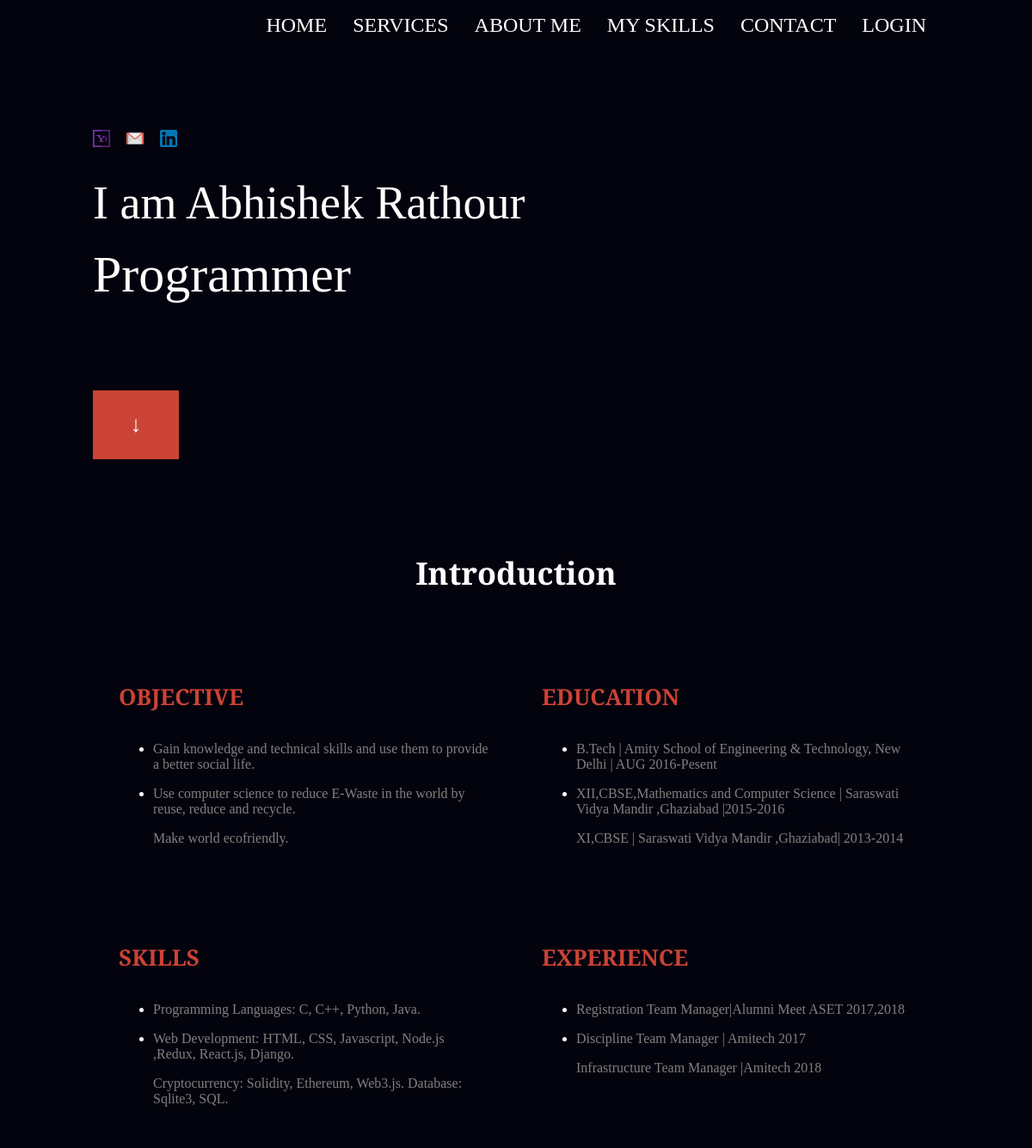
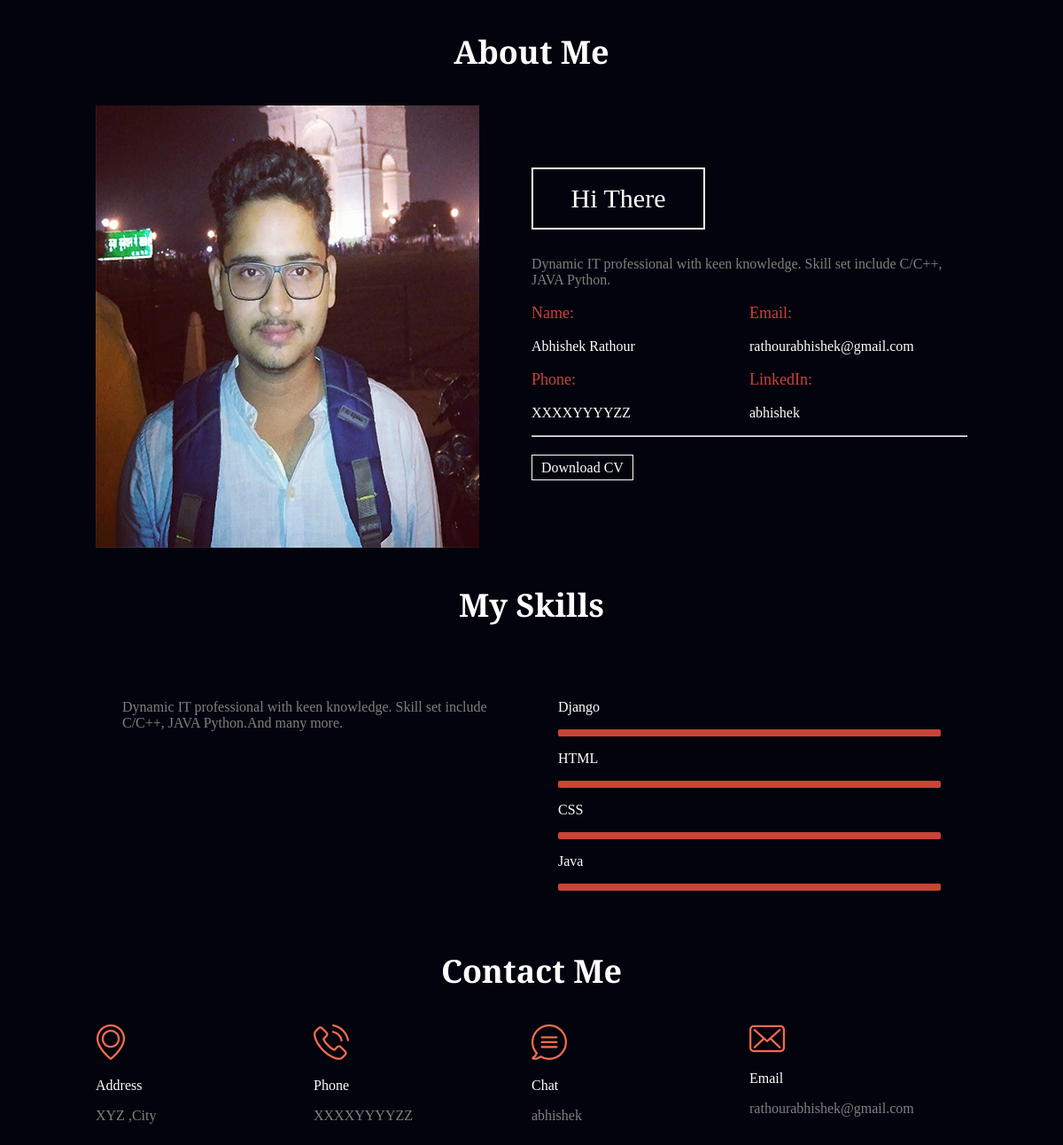
The page / on the database its author committed (2 pictures, top to bottom).
### main/models.py (models this page shows, shortened)
class Content(models.Model):
    fname = models.CharField(max_length=100)
    phone = models.CharField(max_length=50)
    address = models.CharField(max_length=100)
    email = models.EmailField(max_length=50)
    dob = models.CharField(max_length=50)
    linkedin = models.CharField(max_length=50, null=True, blank=True)
    about = models.TextField(max_length=500, null=True, blank=True)
    about2 = models.TextField(max_length=1000, null=True, blank=True)

class Data(models.Model):
    topic = models.CharField(max_length=100)
    point1 = models.TextField(max_length=500)
    point2 = models.TextField(max_length=500, null=True, blank=True)
    point3 = models.TextField(max_length=500, null=True, blank=True)

class Skills(models.Model):
    area = models.CharField(max_length=100)
    percentage = models.CharField(max_length=10)

### main/views.py (the view)
# urls.py: [path('', views.detail, name='main'),
def detail(request):
    detail = Content.objects.all()
    data = Data.objects.all()
    skills = Skills.objects.all()
    return render(request,'portfolio/main.html',{'detail':detail,  'data':data, 'skills':skills})

### main/templates/portfolio/main.html (shortened to what this page needs)
{% load staticfiles %}
<!doctype html>
<html>
<head>
</head>
<body>
<div class="nav ">
        <a href="{% url 'login_user' %}" >LOGIN</a>
        <a href="#contact" >CONTACT</a>
        <a href="#my-skills" >MY SKILLS</a>
        <a href="#aboutme" >ABOUT ME</a>
        <a href="#services">SERVICES</a>
        <a href="#" >HOME</a>
    </div>
<div class="introduction">
    <span>
        <a href="https://login.yahoo.com"><img class="icon" src="/static/main/img/yahoo.png"></a>
        <a href="https://mail.google.com"><img class="icon" src="/static/main/img/gmail.png"></a>
        <a href="https://www.linkedin.com"><img class="icon" src="/static/main/img/linkedin.png"></a>
    </span>
    {% for a in detail %}
    <div class="textmid">I am {{ a.fname }} </div><br>
    <div class="intro">
        <span class="mySlides fade">Programmer</span>
    </div>
    <a style="text-decoration: none" href="#services">
        <div class="explore">&#8595</div></a>
    {% endfor %}
<br>
    <br>
</div>
<br>
    <br>
<div class="about-me clearfix" id="services">
    <p style="text-align: center;font-size: 36px;font-weight: bolder">Introduction</p>
    {% for a in data %}
    <div class="float-about container">
        <h4 class="topic">{{ a.topic }} </h4>
        <ul>
        <li><p class="topic-content">{{ a.point1 }}</p>
        <li><p class="topic-content">{{ a.point2 }}</p>
        <p class="topic-content">{{ a.point3 }}</p>
        </ul>
    </div>
    {% endfor %}
</div>
<div class="about-me clearfix" id="aboutme">
    <p style="text-align: center;font-size: 36px;font-weight: bolder">About Me</p>
    <div class="float-about">
        <img class="img" src="/static/main/img/me.png">
    </div>
    {% for a in detail %}
    <div class="float-about ">
        <p class="hi-there">Hi There</p>
        <div class="about-content">{{ a.about }}    </div>
        <div class="clearfix">
        <div class="float-about-content about-content">
            <p class="personal">Name:</p>
            <p class="personal-white">{{ a.fname }}</p>
            <p class="personal">Phone:</p>
            <p class="personal-white">{{ a.phone }}</p>
        </div>
        <div class="float-about-content about-content">
            <p class="personal">Email:</p>
            <p class="personal-white">{{ a.email }}</p>
            <p class="personal">LinkedIn:</p>
            <p class="personal-white">{{ a.linkedin }}</p>
        </div><hr>
        </div><br>
        <a href="{% url 'pdf' %}" class="button" download>Download CV</a>
    </div>
    {% endfor %}
</div>
<div class="about-me clearfix" id="my-skills">
    <p style="text-align: center;font-size: 36px;font-weight: bolder">My Skills</p>
    <div class="float-about">
        <p class="about-content container">{% for a in detail %}
            {{ a.about2 }}
       {% endfor %}    </p> </div>
    <div class="float-about container">
        {% for a in skills %}
        <p>{{ a.area }}</p>
			<div class="progressbarupper p{{ a.percentage }"></div>
        {% endfor %}
    </div>
</div>
<div class="about-me clearfix" id="contact">
    <p style="text-align: center;font-size: 36px;font-weight: bolder">Contact Me</p>
    {% for a in detail %}
    <div class="float-about-4">
        <img src="/static/main/img/icon-pin.png">
        <p class="contact-topic">Address</p>
        <p class="contact-data">{{ a.address }}</p>
    </div>
    <div class="float-about-4">
        <img src="/static/main/img/icon-phone-02.png">
        <p class="contact-topic">Phone</p>
        <p class="contact-data">{{ a.phone }}</p>
    </div>
    <div class="float-about-4">
        <img src="/static/main/img/icon-talk-bubble.png">
        <p class="contact-topic">Chat</p>
        <p class="contact-data">{{ a.linkedin}}</p>
    </div>
    <div class="float-about-4">
        <img src="/static/main/img/icon-envelope.png">
        <p class="contact-topic">Email</p>
        <p class="contact-data">{{ a.email }}</p>
    </div>
    {% endfor %}
</div>
</body>
</html>

### main/templates/portfolio/main.html (style rules this page uses)
body { font-family: 'EB Garamond', serif; background-color:#03030E; color: white; padding:0 100px 0 100px; box-sizing: border-box; }
h1,h2,h3,h4,h5,h6,p { font-family: 'EB Garamond', serif; color:white; }
.nav { opacity:1; overflow: hidden; position:relative; width:100%; z-index:1; top:0; }
.nav a { text-decoration: none; float: right; color: white; padding: 8px 15px; text-align: center; font-size: 24px; }
.introduction { padding-top: 100px ; }
.fade { -webkit-animation-name: fade; -webkit-animation-duration: 1.5s; animation-name: fade; animation-duration: 1.5s; }
.explore { margin-top: 100px; background-color:#CB4335; color: white; padding: 25px; width: 100px; box-sizing: border-box; font-size: 26px; text-align: center; }
.icon { width: 20px; height: 20px; padding-right: 15px; padding-bottom: 30px; }
.intro { font-size: 60px; }
.float-about { float: left; width: 50%; }
.float-about-content { float: left; width: 50%; }
.float-about-4 { float: left; width: 25%; }
.contact-topic { color: white; }
.contact-data { color:gray; }
.clearfix::after { content: ""; clear: both; display: table; }
.hi-there { border: solid white 2px; padding: 16px; margin-top:70px; width:160px; text-align: center; font-size: 30px; }
.container { box-sizing: border-box; padding: 30px; }
.topic { text-align: left; font-size: 26px; color: #CB4335; }
.topic-content { color: gray; }
.about-content { color: gray; }
.personal { color: #CB4335; font-size: 18px; }
.button { color: white; border: solid white 1px; padding: 5px 10px 5px 10px; text-align: center; font-size: 16px; text-decoration: none; }
.img { width: 433px; height: 499px; }
.progressbarupper { height:8px; background-color: #CB4335; border-radius:2px; }
.textmid { position:relative; z-index: 2; color: white; font-size: 54px; }

### rows shown on the page
Content: fname "Abhishek Rathour", about "Dynamic IT professional with keen knowledge. Skill set include C/C++, JAVA Python.", phone "XXXXYYYYZZ", email "rathourabhishek@gmail.com", linkedin "abhishek", about2 "Dynamic IT professional with keen knowledge. Skill set include C/C++, JAVA Python.And many more.", address "XYZ ,City"
Data: topic "OBJECTIVE", point1 "Gain knowledge and technical skills and use them to provide a better social life.", point2 "Use computer science to reduce E-Waste in the world by reuse, reduce and recycle.", point3 "Make world ecofriendly."
Data: topic "EDUCATION", point1 "B.Tech | Amity School of Engineering & Technology, New Delhi | AUG 2016-Pesent", point2 "XII,CBSE,Mathematics and Computer Science | Saraswati Vidya Mandir ,Ghaziabad |2015-2016", point3 "XI,CBSE | Saraswati Vidya Mandir ,Ghaziabad| 2013-2014"
Data: topic "SKILLS", point1 "Programming Languages: C, C++, Python, Java.", point2 "Web Development: HTML, CSS, Javascript, Node.js ,Redux, React.js, Django.", point3 "Cryptocurrency: Solidity, Ethereum, Web3.js. Database: Sqlite3, SQL."
Data: topic "EXPERIENCE", point1 "Registration Team Manager|Alumni Meet ASET 2017,2018", point2 "Discipline Team Manager | Amitech 2017", point3 "Infrastructure Team Manager |Amitech 2018"
Skills: area "Django"
Skills: area "HTML"
Skills: area "CSS"
Skills: area "Java"
